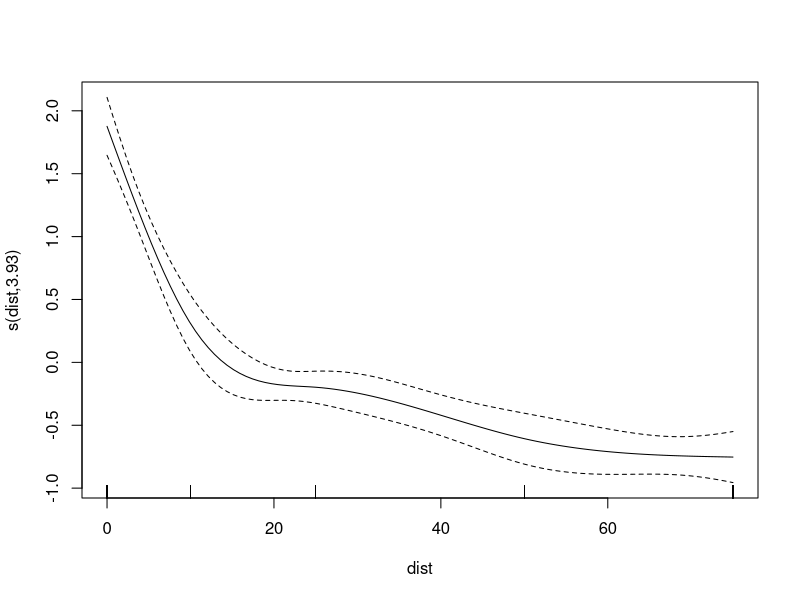
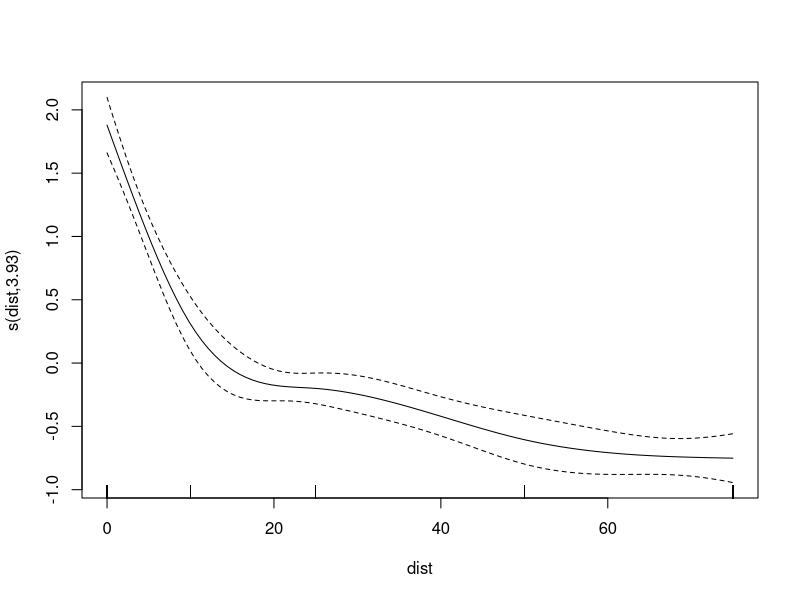
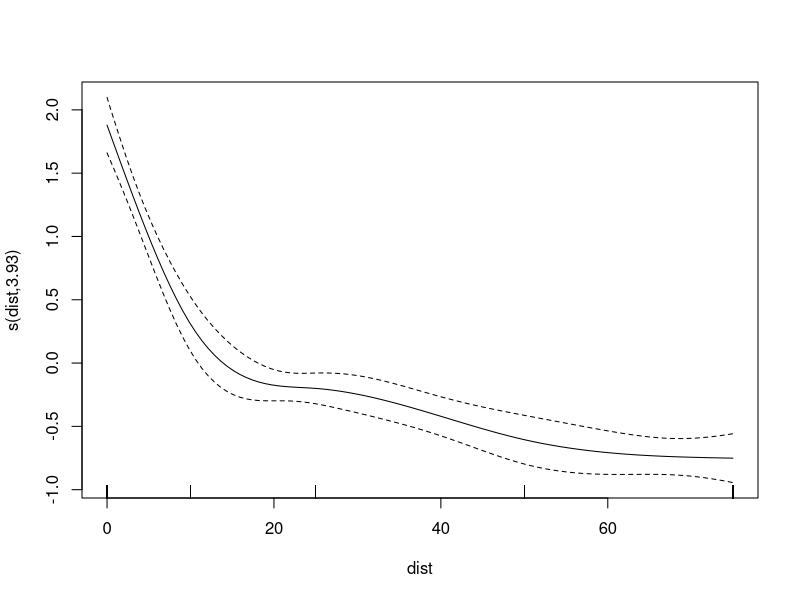
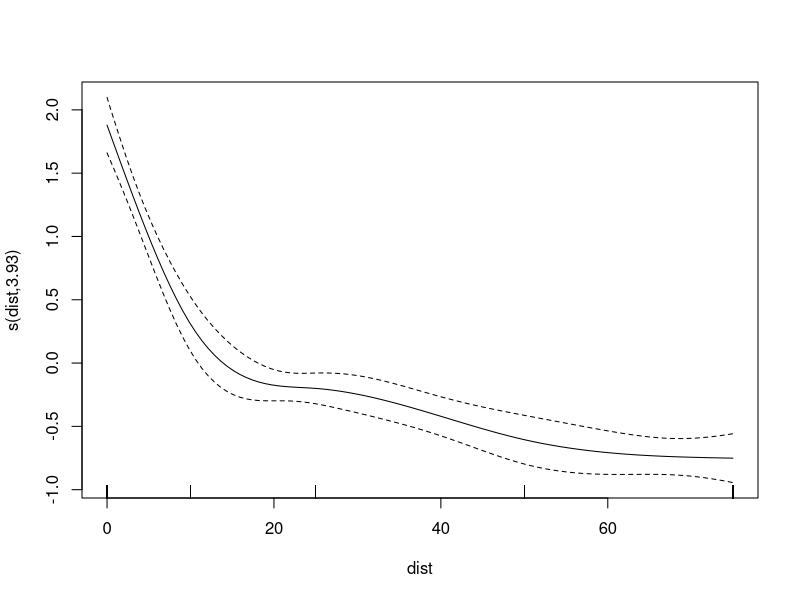
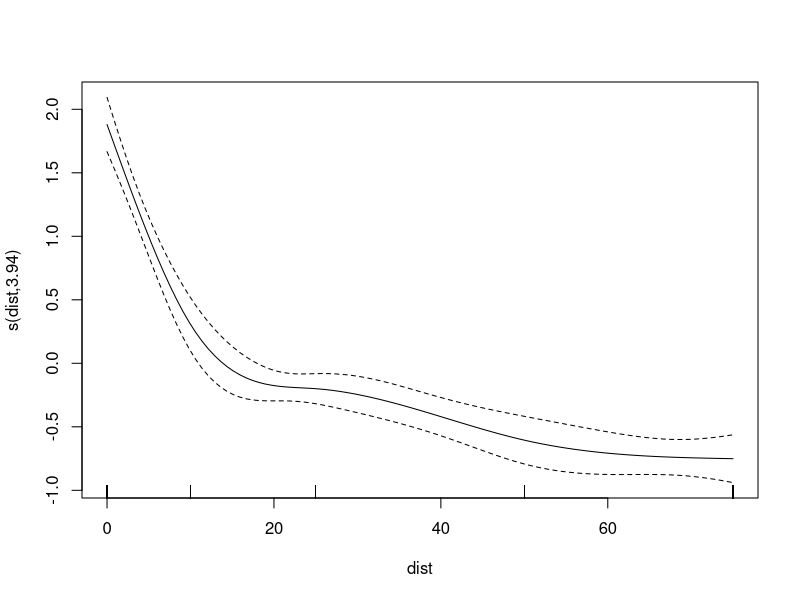
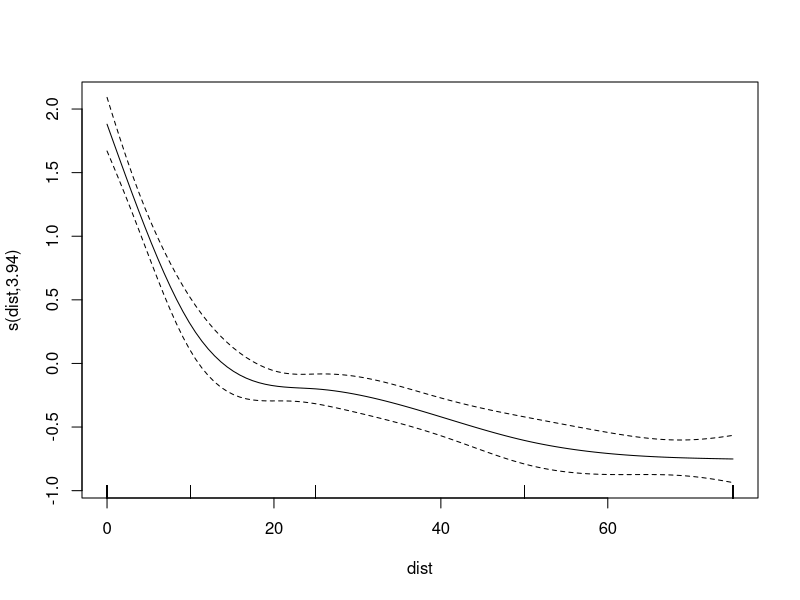

These figures' R source, in order:
## ---- chunk 1
library("tidyverse")
library("mgcv")
## ---- chunk 2
dat <-
   read_csv("data/CPSporesSpatial version 2.csv") %>%
   group_by(site, rep, transect, distance, station, mat, mah, mws, mwd) %>%
   drop_na(dist_stat) 

dat$rainfall <- dat$mrain + dat$precip

dbl <-
   c(
      "counts_p1",
      "counts_p2",
      "counts_p3",
      "counts_p4",
      "counts_p5",
      "mean_count_pot",
      "precip",
      "mrain",
      "mwd",
      "mws"
   )

# format lesion counts into integers
dat[, dbl] <- lapply(dat[, dbl], as.double)

# change distance to continuous variable
dat$dist <- as.numeric(gsub(" m", "", dat$distance))

# set factors
dat[, c("site", "distance", "rep")] <-
   lapply(dat[, c("site", "distance", "rep")], as.factor)

dat$SpEv <- as.factor(paste0(dat$site,dat$rep))

## ---- chunk 3
mod1 <-
   gam(
      mean_count_pot ~ s(dist, k = 5),
      data = dat
   )

plot(mod1)

summary(mod1)
AIC(mod1)
## ---- chunk 4
mod2 <-
   gam(
      mean_count_pot ~ rainfall + s(dist, k = 5),
      data = dat
   )

plot(mod2)

summary(mod2)
AIC(mod2)
## ---- chunk 5
mod3 <-
   gam(
      mean_count_pot ~ rainfall + s(dist + mws, k = 5),
      data = dat
   )

plot(mod3)

summary(mod3)
AIC(mod3)
## ---- chunk 6
mod4 <-
   gam(
      mean_count_pot ~ rainfall + s(dist + mwd, k = 5),
      data = dat
   )

plot(mod4)

summary(mod4)
AIC(mod4)
## ---- chunk 7
mod5 <-
   gam(
      mean_count_pot ~ rainfall + mws+ s(dist, k = 5),
      data = dat
   )

plot(mod5)

summary(mod5)
AIC(mod5)
## ---- chunk 8
mod6 <-
   gam(
      mean_count_pot ~ SpEv+ s(dist, k = 5),
      data = dat
   )

plot(mod6)

summary(mod6)
AIC(mod6)
## ---- chunk 9
AIC(mod1,mod2,mod3,mod4, mod5,mod6)

anova(mod1,mod2,mod3,mod4, mod5, mod6, test = "F")
